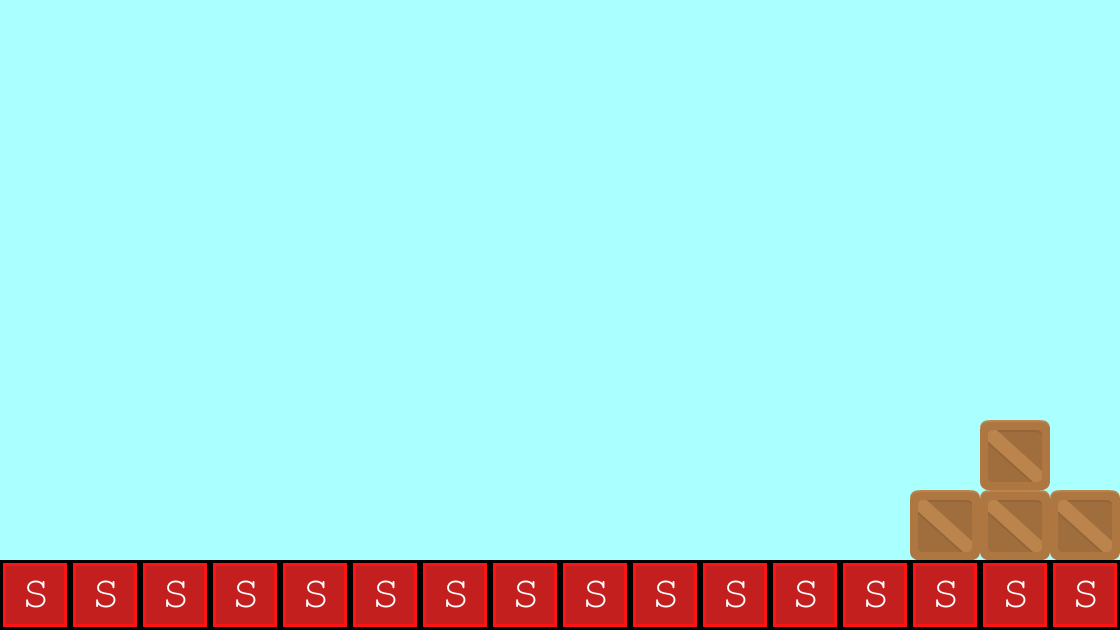

Tiled map render using the project's own tile images. Description and the map definition, with tile-layer contents summarised, below:
An orthogonal 16x9 tile map with 70x70 px tiles, 2 tile layers (Background, collision), 2 tilesets.

<map version="1.0" orientation="orthogonal" width="16" height="9" tilewidth="70" tileheight="70" backgroundcolor="#aaffff">
 <tileset firstgid="1" name="background-tiles" tilewidth="70" tileheight="70">
  <image source="../img/background-tiles.png" width="910" height="910" />
 </tileset>
 <tileset firstgid="170" name="meta-tiles" tilewidth="70" tileheight="70">
  <image source="../img/meta-tiles.png" width="350" height="70" />
 </tileset>
 <layer name="Background" width="16" height="9">
  <data>[144 cells, 20 non-empty, 2 distinct tile ids]</data>
 </layer>
 <layer name="collision" width="16" height="9">
  <data>[144 cells, 16 non-empty, 1 distinct tile ids]</data>
 </layer>
</map>
